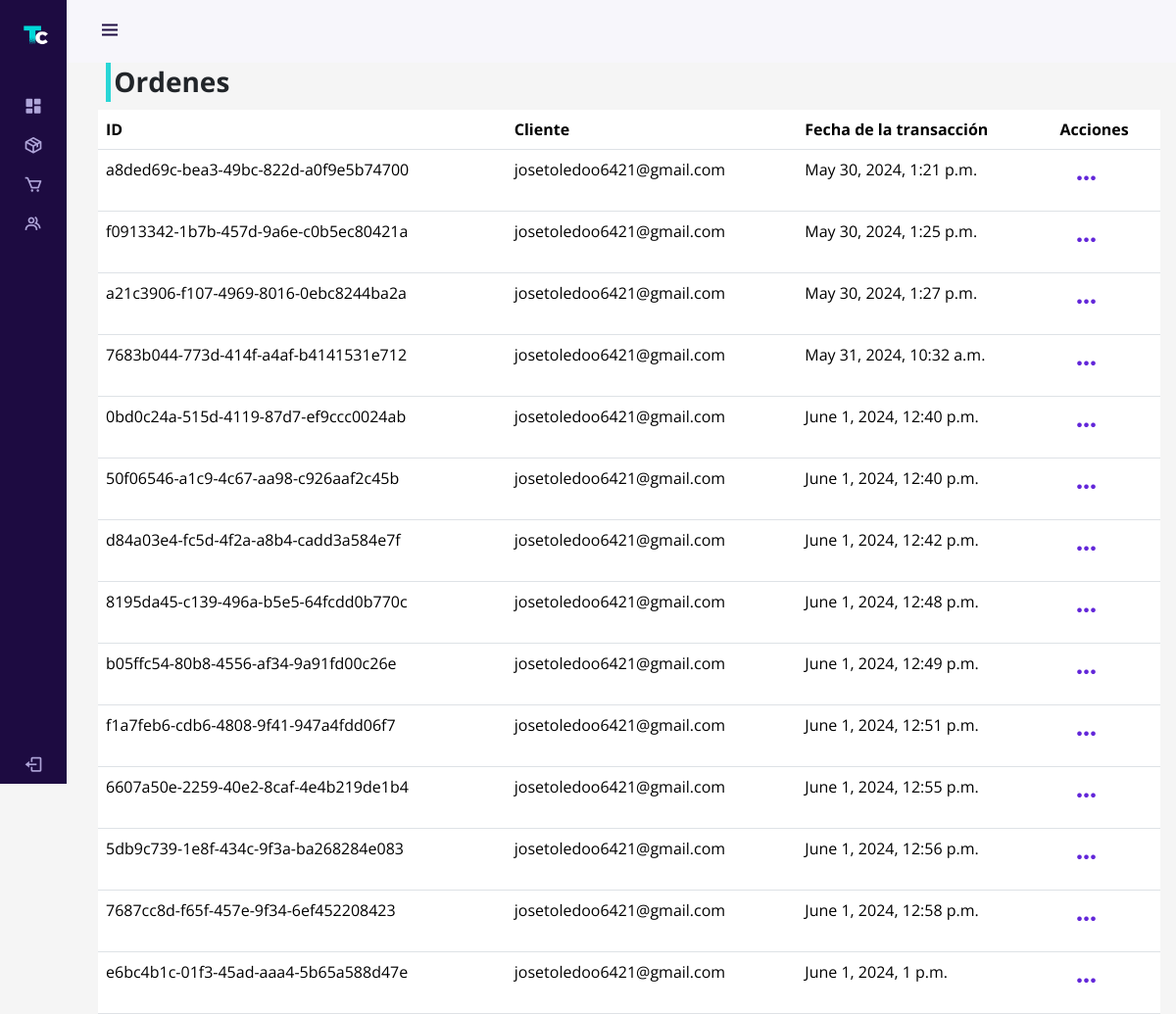
Page /administration/orders/ (signed in) on the earlier database version.
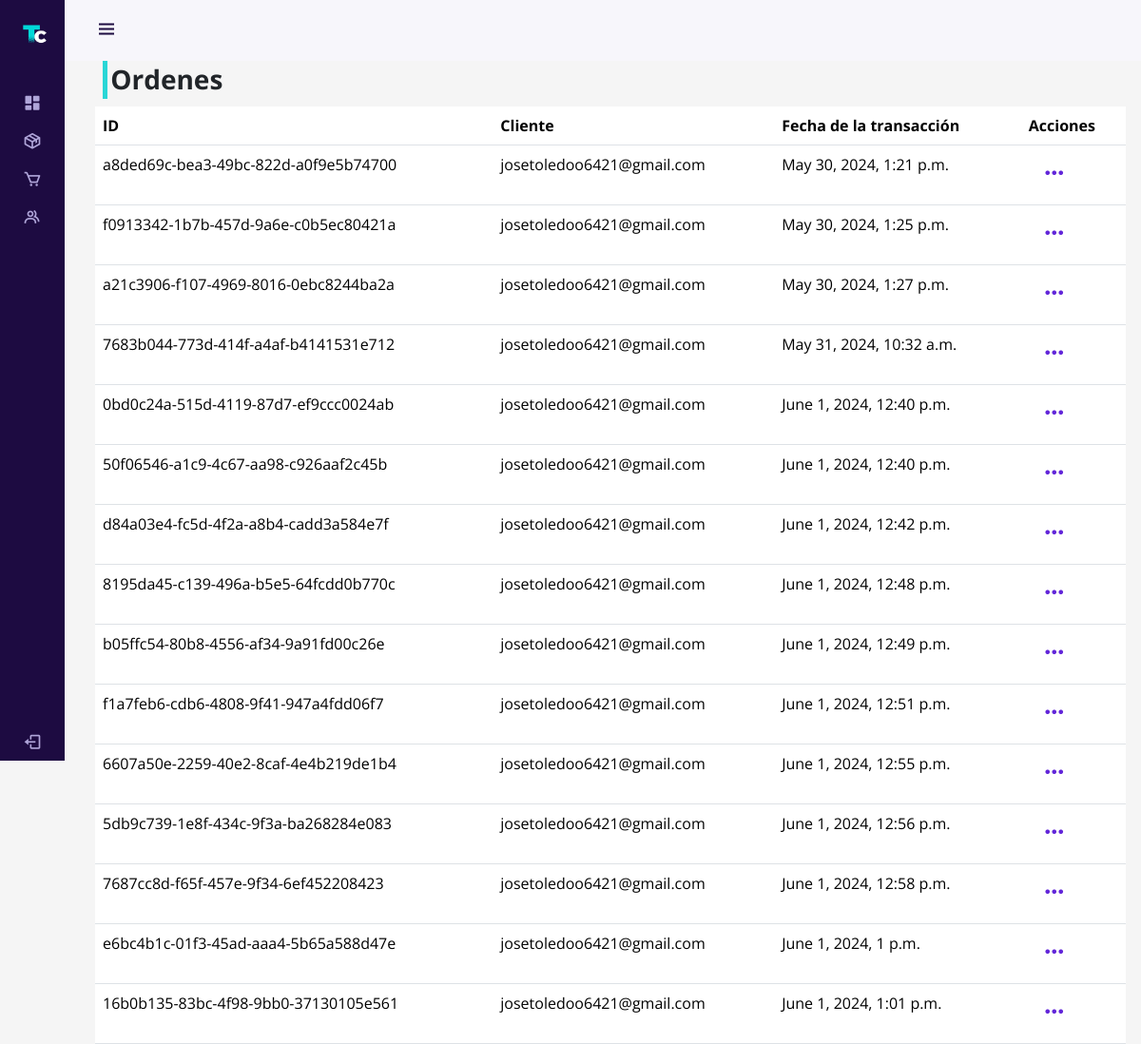
Same page on the later database version.
### store/models.py (models this page shows, shortened)
class Recipe(models.Model):
    id = models.UUIDField(primary_key=True, default=uuid.uuid4, editable=False)
    client = models.ForeignKey(User, on_delete=models.CASCADE)
    created_at = models.DateTimeField(auto_now_add=True)
    complete = models.BooleanField(default=False)
    transaction_id = models.CharField(max_length=100, null=True)
    @property
    def get_cart_total(self):
        recipeDetails = self.recipedetails_set.all()
        total = sum([item.product.price * item.quantity for item in recipeDetails])
        return total
    @property
    def get_cart_items(self):
        recipeDetails = self.recipedetails_set.all()
        total = sum([item.quantity for item in recipeDetails])
        return total

### auth_user/models.py (models this page shows, shortened)
class User(AbstractBaseUser, PermissionsMixin):
    email = models.EmailField(unique=True)
    rut = models.CharField(max_length=12, unique=True, primary_key=True, verbose_name='RUT')
    first_name = models.CharField(max_length=30)
    last_name = models.CharField(max_length=30)
    is_staff = models.BooleanField(default=False)
    is_active = models.BooleanField(default=True)
    is_superuser = models.BooleanField(default=False)
    objects = CustomUserManager()
    USERNAME_FIELD = 'email'
    EMAIL_FIELD = 'email'
    REQUIRED_FIELDS = []
    class Meta:
        verbose_name = 'User'
        verbose_name_plural = 'Users'

### auth_user/views.py (the view)
# urls.py: path('administration/orders/', views.orders, name='dash-orders'),
@login_required
@permission_required('auth_user.view_user', raise_exception=True)
def orders(request):
    orders = Recipe.objects.filter(complete=True).all()
    context = {'orders' : orders}
    return render(request, 'auth_user/admin/orders.html', context)

### store/views.py (called while the page is built)
def cart_data(request):
    if request.user.is_authenticated:
        recipe, created = Recipe.objects.get_or_create(client=request.user, complete=False)
        items = recipe.recipedetails_set.all()
        cartItems = recipe.get_cart_items
    else:
        items = []
        recipe = {'get_cart_total':0, 'get_cart_items':0}
        cartItems = recipe['get_cart_items']
    return {'cartItems': cartItems, 'items': items, 'recipe': recipe}

### auth_user/templates/auth_user/admin/orders.html (shortened to what this page needs)
{% extends "auth_user/admin/template.html" %}
{%load humanize%}
{% block content %}
<h5 class="product-header fw-bold fs-3">Ordenes</h5>
<table class="table ">
    <thead>
      <tr>
        <th scope="col">ID</th>
        <th scope="col">Cliente</th>
        <th scope="col">Fecha de la transacción</th>
        <th scope="col">Acciones</th>
      </tr>
    </thead>
    <tbody>
    {% for u in orders %}
      <tr scope="row">
        <td>{{ u.id }}</td>
        <td>{{ u.client }}</td>
        <td>{{ u.created_at }}</td>
        <td><button type="button" class="btn" data-bs-toggle="modal" data-bs-target="#{{u.id}}modal">
            <i class='bx bx-dots-horizontal-rounded fs-3 color-secondary'></i>
          </button></td>
      </tr>
    {% endfor %}
    </tbody>
  </table>
{% endblock content %}

Differences in the rows shown:
now on this page (row edited): Recipe: id "16b0b135-83bc-4f98-9bb0-37130105e561", client "josetoledoo6421@gmail.com", created_at "June 1, 2024, 1:01 p.m."
